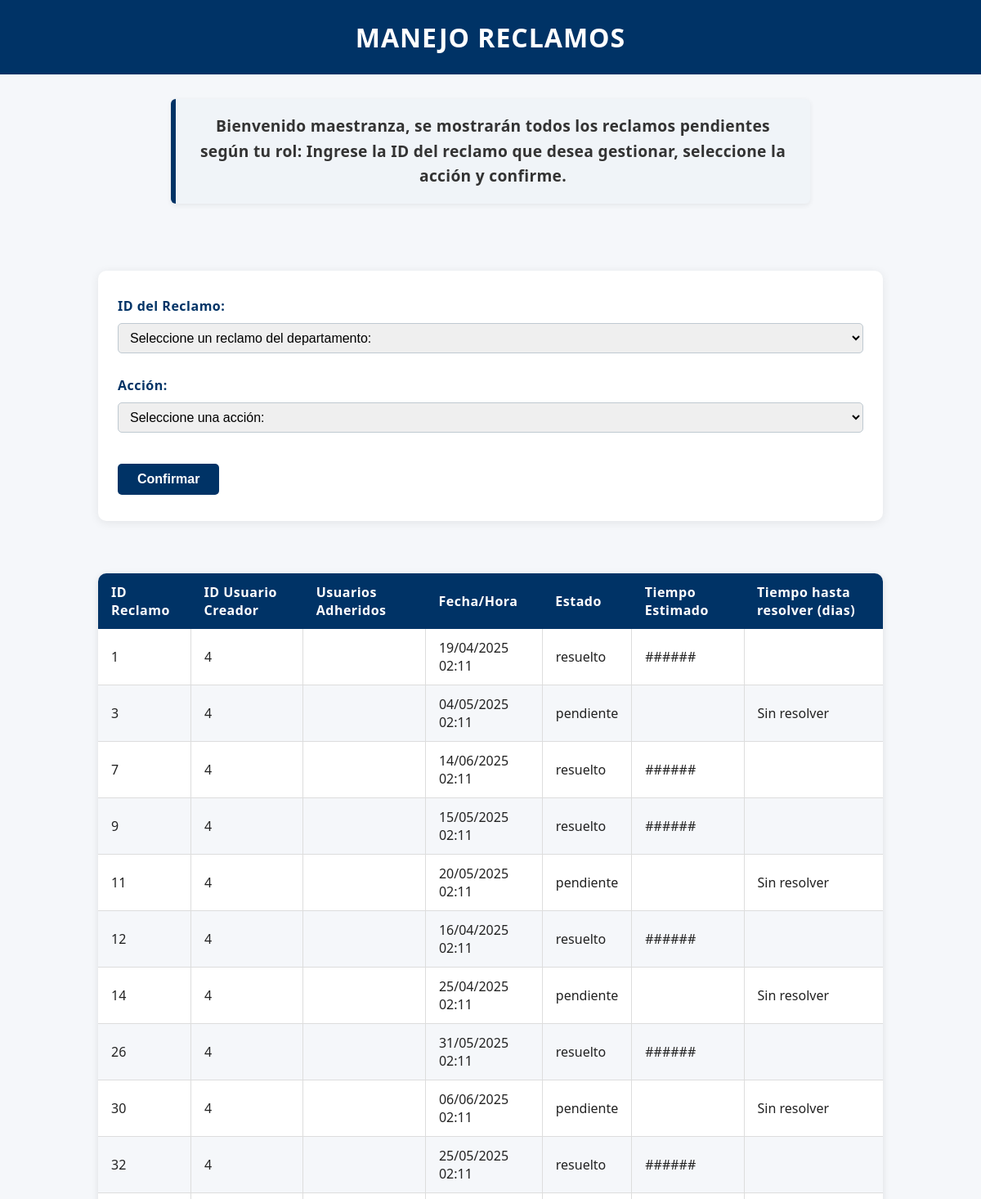
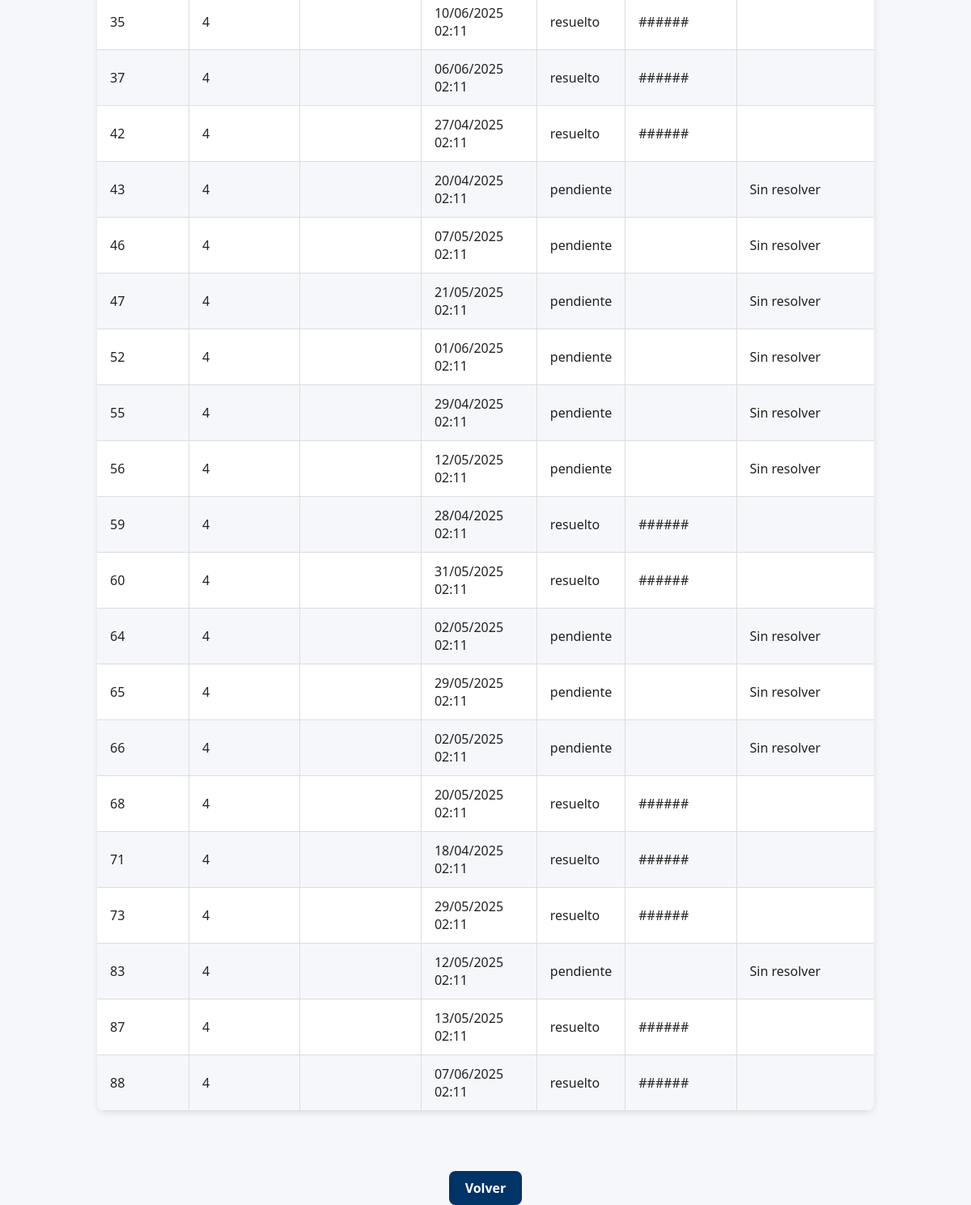
Screenshot of /manejar_reclamos (signed in) with the database file from the repository (2 pictures, top to bottom).
### modules/modelos.py (models this page shows, shortened)
class Base(DeclarativeBase):
    pass

class ModeloUsuario(Base):
    __tablename__ = 'usuarios'
    id = Column(Integer, primary_key=True)
    nombre = Column(String)
    apellido = Column(String)
    email = Column(String, unique=True)
    nombre_de_usuario = Column(String, unique=True)
    contraseña = Column(String)
    rol = Column(String)
    claustro = Column(String)
    reclamos = relationship(
        "ModeloReclamo",
        secondary="reclamos_usuarios",
        back_populates="usuarios"
    )

class ModeloReclamo(Base):
    __tablename__ = 'reclamos'
    id = Column(Integer, primary_key=True)
    estado = Column(String, default="pendiente")
    fecha_hora = Column(DateTime, default=datetime.utcnow)
    contenido = Column(String)
    usuario_id = Column(Integer, ForeignKey('usuarios.id'))
    clasificacion = Column(String)
    usuarios = relationship(
        "ModeloUsuario",
        secondary="reclamos_usuarios",
        back_populates="reclamos"
    )

### server.py (the view, shortened to what this page needs)
@app.route("/manejar_reclamos", methods=["GET", "POST"])
@login_required
def manejo_reclamos():
    rol = current_user.rol
    if rol not in ['1', '2', '3', '4']:
        flash("No tienes permisos para acceder.", "danger")
        return redirect(url_for('index'))
    reclamos = repo_reclamos.obtener_todos_los_registros(usuario_id=current_user.id)
    selected_id = None
    return render_template(
        'manejo_reclamos.html',
        reclamos=reclamos,
        usuario=current_user,
        selected_id=selected_id,
        date=date
    )

### modules/login.py (called while the page is built)
    @property
    def is_authenticated(self):
        return True

### modules/repositorio.py (called while the page is built)
    def obtener_registro_por_filtro(self, campo, valor, campo2=None, valor2=None):
        query = self.__session.query(ModeloUsuario).filter(getattr(ModeloUsuario, campo) == valor)
        if campo2 and valor2:
            query = query.filter(getattr(ModeloUsuario, campo2) == valor2)
        modelo = query.first()
        if modelo:
            return self.__map_modelo_a_entidad(modelo)
        return None

    def __map_modelo_a_entidad(self, modelo: ModeloUsuario):
        return Usuario(
            nombre=modelo.nombre,
            apellido=modelo.apellido,
            email=modelo.email,
            nombre_de_usuario=modelo.nombre_de_usuario,
            contraseña=modelo.contraseña,
            rol=modelo.rol,
            claustro=modelo.claustro,
            id=modelo.id
        )

    def obtener_todos_los_registros(self, usuario_id):
        return self.__session.query(ModeloReclamo).filter_by(usuario_id=usuario_id).all()

### modules/usuarios.py (called while the page is built)
    @property
    def nombre(self):
        return self.__nombre

    @nombre.setter
    def nombre(self, nuevo_nombre: str):
        if not isinstance(nuevo_nombre, str):
            raise ValueError("El nombre debe ser una cadena de texto")
        self.__nombre = nuevo_nombre

    @property
    def apellido(self):
        return self.__apellido

    @apellido.setter
    def apellido(self, nuevo_apellido: str):
        if not isinstance(nuevo_apellido, str):
            raise ValueError("El apellido debe ser una cadena de texto")
        self.__apellido = nuevo_apellido

    @property
    def email(self):
        return self.__email

    @email.setter
    def email(self, nuevo_email: str):
        if not isinstance(nuevo_email, str):
            raise ValueError("El email debe ser una cadena de texto")
        self.__email = nuevo_email

    @property
    def nombre_de_usuario(self):
        return self.__nombre_de_usuario

    @nombre_de_usuario.setter
    def nombre_de_usuario(self, nuevo_nombre_de_usuario: str):
        if not isinstance(nuevo_nombre_de_usuario, str):
            raise ValueError("El nombre de usuario debe ser una cadena de texto")
        self.__nombre_de_usuario = nuevo_nombre_de_usuario

    @property
    def contraseña(self):
        return self.__contraseña

    @contraseña.setter
    def contraseña(self, value):
        self.__contraseña = value

    @property
    def rol(self):
        return self.__rol

    @property
    def id(self):
        return self.__id

### templates/manejo_reclamos.html (shortened to what this page needs)
<!DOCTYPE html>
<html lang="es">
<head>
    <link rel="stylesheet" href="{{ url_for('static', filename='style.css') }}">
</head>
<body class="pagina-manejo-reclamos">
    <header class="header-principal">
        <h1 class="titulo-principal">MANEJO RECLAMOS</h1>
        <div class="saludo">
            Bienvenido {{ current_user.nombre_de_usuario }}, se mostrarán todos los reclamos pendientes según tu rol:
            Ingrese la ID del reclamo que desea gestionar, seleccione la acción y confirme.
        </div>
    </header>
    <main class="contenedor-manejo">
        <div class="formulario-contenedor">
            <form class="formulario-manejo" action="{{ url_for('manejo_reclamos') }}" method="POST">
                <div class="form-group">
                    <label for="reclamo_id">ID del Reclamo:</label>
                    <select id="reclamo_id" name="reclamo_id" required>
                        <option value="" disabled selected>Seleccione un reclamo del departamento:</option>
                    </select>
                </div>
                <div class="form-group">
                    <label for="accion">Acción:</label>
                    <select id="accion" name="accion" required>
                        <option value="" disabled selected>Seleccione una acción:</option>
                    </select>
                </div>
                <button type="submit">Confirmar</button>
            </form>
        </div>
        <div>
            <table class="tabla-reclamos">
                <thead>
                    <tr>
                        <th>ID Reclamo</th>
                        <th>ID Usuario Creador</th>
                        <th>Usuarios Adheridos</th>
                        <th>Fecha/Hora</th>
                        <th>Estado</th>
                        <th>Tiempo Estimado</th>
                        <th>Tiempo hasta resolver (dias)</th>
                    </tr>
                </thead>
                <tbody>
                    {% for reclamo in reclamos if reclamo.estado != 'invalido' %}
                        <tr>
                            <td>{{ reclamo.id }}</td>
                            <td>{{ reclamo.usuario_id }}</td>
                            <td>
                            </td>
                            <td>{{ reclamo.fecha_hora.strftime('%d/%m/%Y %H:%M') }}</td>
                            <td>{{ reclamo.estado }}</td>
                            <td>
                                {% if reclamo.estado == 'resuelto' %}
                                    ######
                                {% elif reclamo.tiempo_estimado == 0 %}
                                    Sin asignar
                                {% else %}
                                    {{ reclamo.tiempo_estimado}}
                                {% endif %}
                            </td>
                            <td>
                                {%if reclamo.estado == 'resuelto'%}
                                    {{reclamo.resuelto_en}}
                                {%else%}
                                    Sin resolver
                                {%endif%}
                            </td>
                        </tr>
                    {% else %}
                        <tr><td colspan="6" style="text-align:center;">No hay reclamos pendientes.</td></tr>
                    {% endfor %}
                </tbody>
            </table>
        </div>
    </main>
    <div class="volver-contenedor" style="text-align: center; margin: 30px 0;">
        <a href="{{ url_for('inicio') }}" class="enlace-boton">Volver</a>
    </div>
</body>
</html>

### static/style.css (style rules this page uses)
html, body { font-family: 'Segoe UI', Arial, sans-serif; background-color: #f5f7fa; color: #222; margin: 0; padding: 0; height: 100%; }
main { min-height: calc(100vh - 100px); padding-bottom: 20px; box-sizing: border-box; flex:1 }
h1 { background-color: #003366; color: #fff; margin: 0; padding: 24px 0; text-align: center; letter-spacing: 1px; }
form { background: #fff; padding: 32px 24px; border-radius: 10px; box-shadow: 0 2px 12px rgba(0,0,0,0.08); margin-top: 32px; }
.form-group { margin-bottom: 18px; }
label { display: block; font-weight: bold; color: #003366; margin-bottom: 6px; letter-spacing: 0.5px; }
input[type="text"], input[type="email"], input[type="password"], select { width: 100%; padding: 8px 10px; border: 1px solid #bfc9d1; border-radius: 5px; font-size: 1em; margin-bottom: 4px; box-sizing: border-box; transition: border 0.2s; }
input[type="creacion"], select { width: 100%; padding: 8px 10px; border: 1px solid #bfc9d1; border-radius: 5px; font-size: 1em; margin-bottom: 4px; box-sizing: border-box; transition: border 0.2s; }
button[type="submit"] { background-color: #003366; color: #fff; border: none; padding: 10px 24px; border-radius: 5px; font-size: 1em; font-weight: bold; cursor: pointer; margin-top: 10px; transition: background 0.2s; }
table { width: 100%; border-collapse: collapse; margin: 24px 0; font-family: 'Segoe UI', Arial, sans-serif; font-size: 1em; color: #222; box-shadow: 0 2px 8px rgba(0,0,0,0.1); border-radius: 10px; overflow: hidden; background: #fff; }
thead { background-color: #003366; color: #fff; text-align: left; }
thead th { padding: 12px 16px; font-weight: bold; letter-spacing: 0.5px; }
tbody tr { border-bottom: 1px solid #ddd; }
tbody tr:nth-child(even) { background-color: #f5f7fa; }
tbody td { padding: 12px 16px; vertical-align: middle; border-left: 1px solid #ddd; }
tbody td:first-child { border-left: none; }
a { position: relative; color: #003366; font-weight: 600; text-decoration: none; cursor: pointer; transition: color 0.3s ease; }
a::after { content: ''; position: absolute; width: 0; height: 2px; left: 0; bottom: -3px; background-color: #00509e; transition: width 0.3s ease; border-radius: 2px; }
a.enlace-boton { display: inline-block; padding: 10px 20px; background-color: #003366; color: #fff; border-radius: 8px; text-decoration: none; font-weight: bold; }
.saludo { font-family: 'Segoe UI', Tahoma, Geneva, Verdana, sans-serif; font-size: 1.15em; color: #00294d; font-weight: 600; text-align: center; max-width: 720px; margin: 30px auto; padding: 18px 28px; border-left: 6px solid #003366; background-color: #f0f4f8; box-shadow: 0 2px 6px rgba(0, 0, 0, 0.07); line-height: 1.6; letter-spacing: 0.3px; border-radius: 6px; }
.titulo-principal { text-align: center; margin-bottom: 20px; color: #ffffff; }
.saludo { text-align: center; font-size: 1.2rem; color: #333; margin-bottom: 30px; }
.pagina-manejo-reclamos { padding: 0; background-color: #f5f7fa; }
.contenedor-manejo { max-width: 1000px; margin: 0 auto; display: flex; gap: 40px; flex-wrap: wrap; justify-content: center; padding: 20px; }
.formulario-contenedor { flex: 1 1 400px; min-width: 350px; }
.formulario-manejo select, .formulario-manejo label { margin-bottom: 10px; }
.volver-contenedor { text-align: center; margin-top: 30px; }

### rows the page displays
ModeloUsuario: nombre_de_usuario "maestranza"
ModeloReclamo: id "1", usuario_id "4", fecha_hora "19/04/2025 02:11", estado "resuelto"
ModeloReclamo: id "3", usuario_id "4", fecha_hora "04/05/2025 02:11", estado "pendiente", shows "Sin resolver"
ModeloReclamo: id "7", usuario_id "4", fecha_hora "14/06/2025 02:11", estado "resuelto"
ModeloReclamo: id "9", usuario_id "4", fecha_hora "15/05/2025 02:11", estado "resuelto"
ModeloReclamo: id "11", usuario_id "4", fecha_hora "20/05/2025 02:11", estado "pendiente", shows "Sin resolver"
ModeloReclamo: id "12", usuario_id "4", fecha_hora "16/04/2025 02:11", estado "resuelto"
ModeloReclamo: id "14", usuario_id "4", fecha_hora "25/04/2025 02:11", estado "pendiente", shows "Sin resolver"
ModeloReclamo: id "26", usuario_id "4", fecha_hora "31/05/2025 02:11", estado "resuelto"
ModeloReclamo: id "30", usuario_id "4", fecha_hora "06/06/2025 02:11", estado "pendiente", shows "Sin resolver"
ModeloReclamo: id "32", usuario_id "4", fecha_hora "25/05/2025 02:11", estado "resuelto"
ModeloReclamo: id "35", usuario_id "4", fecha_hora "10/06/2025 02:11", estado "resuelto"
ModeloReclamo: id "37", usuario_id "4", fecha_hora "06/06/2025 02:11", estado "resuelto"
ModeloReclamo: id "42", usuario_id "4", fecha_hora "27/04/2025 02:11", estado "resuelto"
ModeloReclamo: id "43", usuario_id "4", fecha_hora "20/04/2025 02:11", estado "pendiente", shows "Sin resolver"
ModeloReclamo: id "46", usuario_id "4", fecha_hora "07/05/2025 02:11", estado "pendiente", shows "Sin resolver"
ModeloReclamo: id "47", usuario_id "4", fecha_hora "21/05/2025 02:11", estado "pendiente", shows "Sin resolver"
ModeloReclamo: id "52", usuario_id "4", fecha_hora "01/06/2025 02:11", estado "pendiente", shows "Sin resolver"
ModeloReclamo: id "55", usuario_id "4", fecha_hora "29/04/2025 02:11", estado "pendiente", shows "Sin resolver"
ModeloReclamo: id "56", usuario_id "4", fecha_hora "12/05/2025 02:11", estado "pendiente", shows "Sin resolver"
ModeloReclamo: id "59", usuario_id "4", fecha_hora "28/04/2025 02:11", estado "resuelto"
ModeloReclamo: id "60", usuario_id "4", fecha_hora "31/05/2025 02:11", estado "resuelto"
ModeloReclamo: id "64", usuario_id "4", fecha_hora "02/05/2025 02:11", estado "pendiente", shows "Sin resolver"
ModeloReclamo: id "65", usuario_id "4", fecha_hora "29/05/2025 02:11", estado "pendiente", shows "Sin resolver"
ModeloReclamo: id "66", usuario_id "4", fecha_hora "02/05/2025 02:11", estado "pendiente", shows "Sin resolver"
ModeloReclamo: id "68", usuario_id "4", fecha_hora "20/05/2025 02:11", estado "resuelto"
ModeloReclamo: id "71", usuario_id "4", fecha_hora "18/04/2025 02:11", estado "resuelto"
ModeloReclamo: id "73", usuario_id "4", fecha_hora "29/05/2025 02:11", estado "resuelto"
ModeloReclamo: id "83", usuario_id "4", fecha_hora "12/05/2025 02:11", estado "pendiente", shows "Sin resolver"
ModeloReclamo: id "87", usuario_id "4", fecha_hora "13/05/2025 02:11", estado "resuelto"
ModeloReclamo: id "88", usuario_id "4", fecha_hora "07/06/2025 02:11", estado "resuelto"
